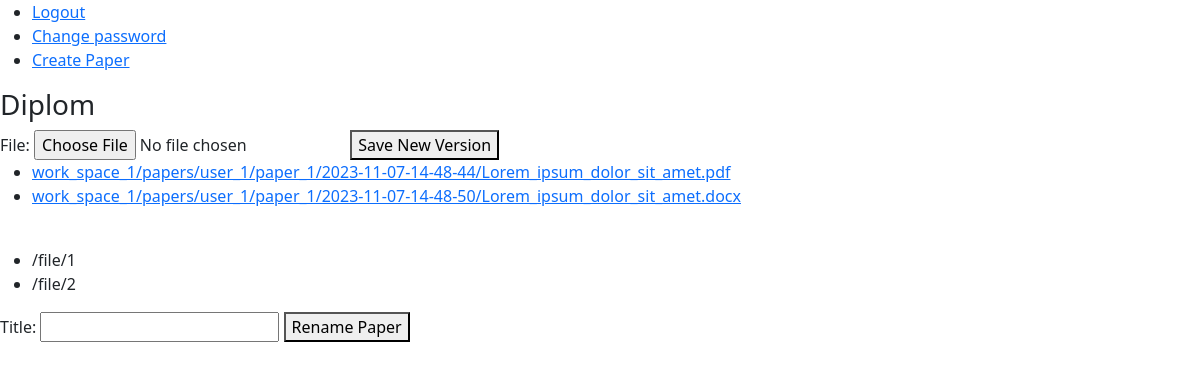
Screenshot of /paper_space/1 (signed in) with the database file from the repository.
### paper_work/models.py (models this page shows, shortened)
class Paper(models.Model):
    work_space = models.ForeignKey(WorkSpace, on_delete=models.CASCADE, related_name="papers")
    user = models.ForeignKey(User, on_delete=models.CASCADE)
    title = models.CharField(max_length=50, unique=True)
    is_archived = models.BooleanField(default=False)
    is_finished = models.BooleanField(default=False)
    is_published = models.BooleanField(default=False)

### file_handling/models.py (models this page shows, shortened)
class PaperVersion(models.Model):
    user = models.ForeignKey(User, on_delete=models.CASCADE)
    paper = models.ForeignKey("paper_work.Paper", on_delete=models.CASCADE, related_name="versions")
    saving_time = models.DateTimeField(auto_now_add=True)
    file = models.FileField(upload_to=saving_path)

### paper_work/views.py (the view)
# urls.py: path("paper_space/<int:paper_id>", views.paper_space, name="paper_space"),
@login_required(redirect_field_name=None)
def paper_space(request, paper_id):
    paper = check_paper(paper_id, request.user)
    paper_versions = PaperVersion.objects.filter(paper=paper).order_by("saving_time")
    links = [reverse("file_handling:display_file", args=(version.pk,)) for version in paper_versions]
    return render(request, "paper_work/paper_space.html", {"form": NewPaperVersionForm(), "paper": paper, "paper_versions": paper_versions, "links": links, "rename_form": RenamePaperForm()})

### file_handling/forms.py (shortened to what this page needs)
class NewPaperVersionForm(forms.Form):
    file = forms.FileField(widget=forms.FileInput(attrs={"accept": ACCEPTED_UPLOAD_FORMATS}))

### paper_work/forms.py (shortened to what this page needs)
class RenamePaperForm(forms.Form):
    title = forms.CharField(max_length=50)

### utils/verification.py (called while the page is built)
def check_work_space(space_id, user):
    try:
        space = WorkSpace.objects.get(pk=space_id)
    except ObjectDoesNotExist:
        raise Http404
    else:
        if space.owner != user and user not in space.guests.all():
            raise PermissionDenied
        return space

def check_paper(paper_id, user):
    try:
        paper = Paper.objects.get(pk=paper_id)
    except ObjectDoesNotExist:
        raise Http404
    else:
        check_work_space(paper.work_space.pk, user)
        return paper

### paper_work/templates/paper_work/paper_space.html (shortened to what this page needs)
{% extends "layout.html" %}
{% load static %}
{% block body %}
    <h3>{{ paper.title }}</h3>
    <form enctype="multipart/form-data" action="{% url 'file_handling:upload_file' paper.pk %}" method="post">
        {{ form }}
        <button id="change_password_button" type="submit">Save New Version</button>
    </form>
    <ul>
        {% for version in paper_versions %}
            <li>
                <a href="{% url 'file_handling:display_file' version.pk %}">{{ version.file }}</a>
            </li>
        {% endfor %}
    </ul>
    <br>
    <ul>
        {% for link in links %}
            <li>
                {{ link }}
            </li>
        {% endfor %}
    </ul>
    <form action="{% url 'paper_work:rename_paper' paper.pk %}" method="post">
        {{ rename_form }}
        <button type="submit">Rename Paper</button>
    </form>
{% endblock %}

### rows the page displays
Paper: title "Diplom"
PaperVersion: file "work_space_1/papers/user_1/paper_1/2023-11-07-14-48-44/Lorem_ipsum_dolor_sit_amet.pdf"
PaperVersion: file "work_space_1/papers/user_1/paper_1/2023-11-07-14-48-50/Lorem_ipsum_dolor_sit_amet.docx"

### other values shown
{{ link }} "/file/1" "/file/2"
